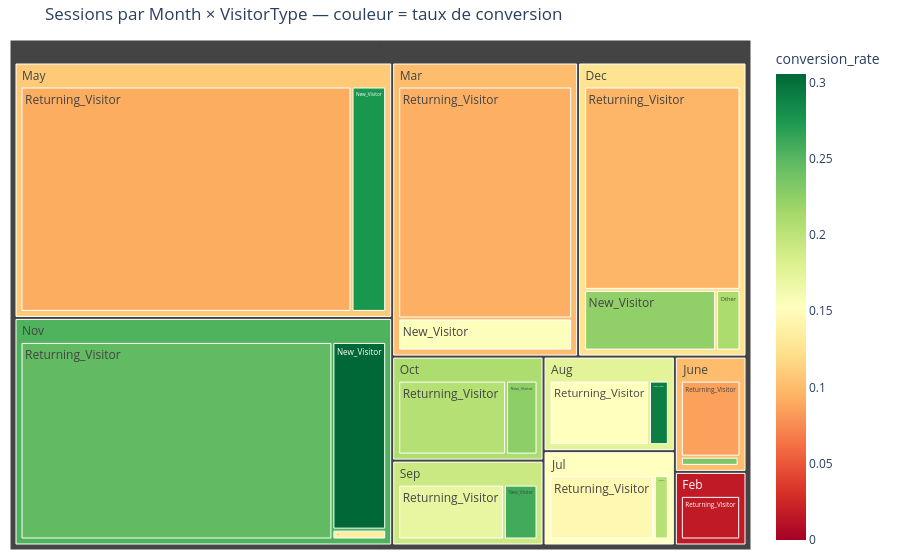

The code cell stored with this chart in its notebook:
### Markdown cell above
### 10.3 Treemap interactif (plotly) — Month × VisitorType

### Code cell
import plotly.express as px

agg = (
    df.groupby(["Month", "VisitorType"], as_index=False)
      .agg(sessions=("Revenue", "size"), conversions=("Revenue", "sum"))
)
agg["conversion_rate"] = agg["conversions"] / agg["sessions"]

fig = px.treemap(
    agg,
    path=["Month", "VisitorType"],
    values="sessions",
    color="conversion_rate",
    color_continuous_scale="RdYlGn",
    title="Sessions par Month × VisitorType — couleur = taux de conversion",
)
fig.update_layout(margin=dict(t=40, l=10, r=10, b=10))
fig.show()

### Figure 1 — Plotly figure (JSON) as saved in the notebook; plotly's stock layout.template omitted (floating-point values rounded to 4 significant figures)
{"data": [{"branchvalues": "total", "customdata": [[0.2917], [0.1524], [0.2239], [0.2097], [0.09624], [0.0], [0.01639], [0.2037], [0.1455], [0.2333], [0.0], [0.0856], [0.1552], [0.09313], [0.2759], [0.09097], [0.3055], [0.1364], [0.246], [0.2258], [0.2047], [0.2593], [0.1706], [0.1755], [0.1251], [0.0163], [0.1528], [0.1007], [0.1007], [0.1085], [0.2535], [0.2095], [0.192]], "domain": {"x": [0.0, 1.0], "y": [0.0, 1.0]}, "hovertemplate": "labels=%{label}<br>sessions=%{value}<br>parent=%{parent}<br>id=%{id}<br>conversion_rate=%{color}<extra></extra>", "ids": ["Aug/New_Visitor", "Aug/Returning_Visitor", "Dec/New_Visitor", "Dec/Other", "Dec/Returning_Visitor", "Feb/New_Visitor", "Feb/Returning_Visitor", "Jul/New_Visitor", "Jul/Returning_Visitor", "June/New_Visitor", "June/Other", "June/Returning_Visitor", "Mar/New_Visitor", "Mar/Returning_Visitor", "May/New_Visitor", "May/Returning_Visitor", "Nov/New_Visitor", "Nov/Other", "Nov/Returning_Visitor", "Oct/New_Visitor", "Oct/Returning_Visitor", "Sep/New_Visitor", "Sep/Returning_Visitor", "Aug", "Dec", "Feb", "Jul", "June", "Mar", "May", "Nov", "Oct", "Sep"], "labels": ["New_Visitor", "Returning_Visitor", "New_Visitor", "Other", "Returning_Visitor", "New_Visitor", "Returning_Visitor", "New_Visitor", "Returning_Visitor", "New_Visitor", "Other", "Returning_Visitor", "New_Visitor", "Returning_Visitor", "New_Visitor", "Returning_Visitor", "New_Visitor", "Other", "Returning_Visitor", "New_Visitor", "Returning_Visitor", "New_Visitor", "Returning_Visitor", "Aug", "Dec", "Feb", "Jul", "June", "Mar", "May", "Nov", "Oct", "Sep"], "marker": {"coloraxis": "coloraxis", "colors": [0.2917, 0.1524, 0.2239, 0.2097, 0.09624, 0.0, 0.01639, 0.2037, 0.1455, 0.2333, 0.0, 0.0856, 0.1552, 0.09313, 0.2759, 0.09097, 0.3055, 0.1364, 0.246, 0.2258, 0.2047, 0.2593, 0.1706, 0.1755, 0.1251, 0.0163, 0.1528, 0.1007, 0.1007, 0.1085, 0.2535, 0.2095, 0.192]}, "name": "", "parents": ["Aug", "Aug", "Dec", "Dec", "Dec", "Feb", "Feb", "Jul", "Jul", "June", "June", "June", "Mar", "Mar", "May", "May", "Nov", "Nov", "Nov", "Oct", "Oct", "Sep", "Sep", "", "", "", "", "", "", "", "", "", ""], "type": "treemap", "values": [72.0, 361.0, 335.0, 62.0, 1330.0, 1.0, 183.0, 54.0, 378.0, 30.0, 1.0, 257.0, 232.0, 1675.0, 319.0, 3045.0, 419.0, 22.0, 2557.0, 124.0, 425.0, 108.0, 340.0, 433.0, 1727.0, 184.0, 432.0, 288.0, 1907.0, 3364.0, 2998.0, 549.0, 448.0]}], "layout": {"coloraxis": {"colorbar": {"title": {"text": "conversion_rate"}}, "colorscale": [[0.0, "rgb(165,0,38)"], [0.1, "rgb(215,48,39)"], [0.2, "rgb(244,109,67)"], [0.3, "rgb(253,174,97)"], [0.4, "rgb(254,224,139)"], [0.5, "rgb(255,255,191)"], [0.6, "rgb(217,239,139)"], [0.7, "rgb(166,217,106)"], [0.8, "rgb(102,189,99)"], [0.9, "rgb(26,152,80)"], [1.0, "rgb(0,104,55)"]]}, "legend": {"tracegroupgap": 0}, "margin": {"b": 10, "l": 10, "r": 10, "t": 40}, "title": {"text": "Sessions par Month × VisitorType — couleur = taux de conversion"}}}
